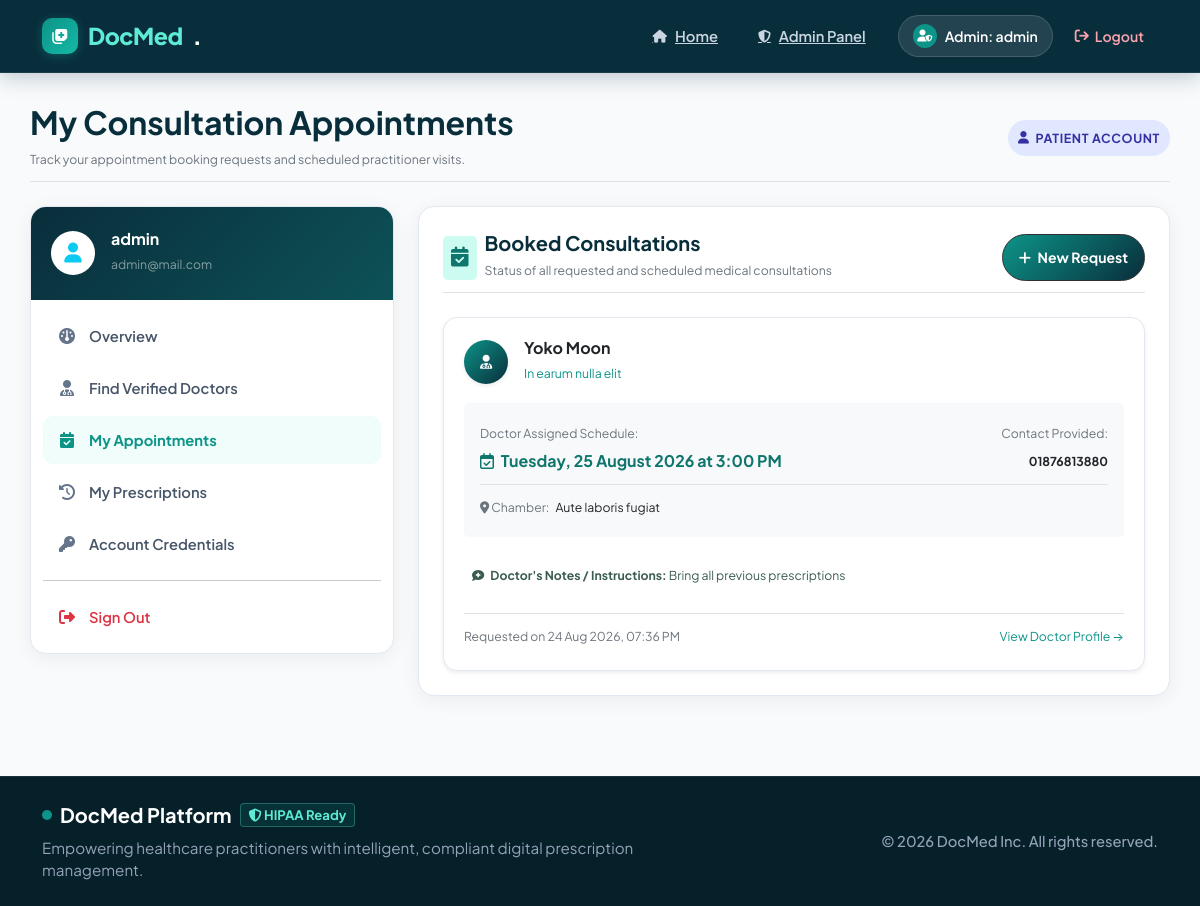
The app's page /dashboard/my-appointments/7 (signed in) with its own data.
### app/modules/account/models.py (models this page shows, shortened)
class RegistrationModel(UserMixin, db.Model):
    __tablename__ = 'registration'
    uid = db.Column(db.Integer(), primary_key=True)
    username = db.Column(db.String(80), unique=True, nullable=False)
    email = db.Column(db.String(120), unique=True, nullable=False)
    password = db.Column(db.String(200), nullable=False)
    gender = db.Column(db.String(10), nullable = False)
    created_at = db.Column(db.DateTime(), default=datetime.now)
    profile_info = db.relationship('ProfileSetupModel', backref='registration', uselist=False)
    prescription = db.relationship('PrescriptionModel', backref='prescription', uselist=True, cascade="all, delete-orphan", order_by='desc(PrescriptionModel.created_at)')
    role = db.Column(db.String(20), default='patient', nullable=False)
    is_admin = db.Column(db.Boolean(), default=False, nullable=False)
    is_active = db.Column(db.Boolean(), default=True, nullable=False)
    is_verified = db.Column(db.Boolean(), default=False, nullable=False)
    verified_doctor = db.Column(db.Boolean(), default=False, nullable=False)
    otp_code = db.Column(db.String(6), nullable=True)
    otp_expiry = db.Column(db.DateTime(), nullable=True)

### app/modules/dashboard/models.py (models this page shows, shortened)
class AppointmentModel(db.Model):
    __tablename__ = 'appointments'
    id = db.Column(db.Integer, primary_key=True)
    patient_id = db.Column(db.Integer, db.ForeignKey('registration.uid'), nullable=False)
    doctor_id = db.Column(db.Integer, db.ForeignKey('registration.uid'), nullable=False)
    status = db.Column(db.String(20), default='pending', nullable=False)
    patient_name = db.Column(db.String(120), nullable=False)
    patient_email = db.Column(db.String(120), nullable=False)
    patient_phone = db.Column(db.String(25), nullable=False)
    reason = db.Column(db.Text, nullable=True)
    preferred_date = db.Column(db.Date, nullable=True)
    preferred_time = db.Column(db.String(50), nullable=True)
    scheduled_date = db.Column(db.Date, nullable=True)
    scheduled_time = db.Column(db.String(50), nullable=True) # e.g. "10:30 AM", "05:00 PM"
    doctor_notes = db.Column(db.Text, nullable=True) # instructions, room/chamber info, or cancellation reason
    created_at = db.Column(db.DateTime, default=datetime.now)
    updated_at = db.Column(db.DateTime, default=datetime.now, onupdate=datetime.now)
    patient = db.relationship('RegistrationModel', foreign_keys=[patient_id], backref=db.backref('patient_appointments', lazy='dynamic', cascade='all, delete-orphan'))
    doctor = db.relationship('RegistrationModel', foreign_keys=[doctor_id], backref=db.backref('doctor_appointments', lazy='dynamic', cascade='all, delete-orphan'))

class ProfileSetupModel(db.Model):
    __tablename__ = 'profile_info'
    id = db.Column(db.Integer, primary_key=True)
    user_id = db.Column(db.Integer, db.ForeignKey('registration.uid'))
    full_name = db.Column(db.String(120), nullable=False)
    birth_date = db.Column(db.DateTime(), nullable=False)
    sex = db.Column(db.String(10), nullable=False)
    achievement = db.Column(db.String(255), nullable=False)
    phone = db.Column(db.String(15), nullable=True)
    college = db.Column(db.String(150), nullable=False)
    higher_degree = db.Column(db.String(225), nullable=True)
    course = db.Column(db.String(225), nullable=True)
    extra = db.Column(db.String(225), nullable=True)
    current_position = db.Column(db.String(100), nullable=False)
    govt_reg = db.Column(db.String(100), nullable=False)
    office = db.Column(db.String(255), nullable=True)
    signature = db.Column(db.String(255), nullable=False)

### app/modules/dashboard/routes.py (the view)
@dashboard.route('/my-appointments/<int:uid>')
@login_required
def patient_appointments_page(uid):
    if current_user.uid != uid and not current_user.is_admin:
        flash("Unauthorized access.", "error")
        return redirect(url_for('dashboard.dashboard_main_page', uid=current_user.uid))
    user = RegistrationModel.query.get_or_404(uid)
    appointments = AppointmentModel.query.filter_by(patient_id=uid).order_by(AppointmentModel.created_at.desc()).all()
    context = {
        'user': user,
        'appointments': appointments,
    }
    return render_template('patient-dashboard/appointments.html', **context)

### app/templates/patient-dashboard/appointments.html (shortened to what this page needs)
{% extends 'base.html' %}
{% block content %}
<div class="container dashboard-container">
    <div class="d-flex flex-wrap justify-content-between align-items-center mb-4 pb-2 border-bottom">
        <div>
            <h2 class="fw-bold mb-1" style="color: #092e3b;">
                My Consultation Appointments
            </h2>
            <p class="text-muted mb-0 small">
                Track your appointment booking requests and scheduled practitioner visits.
            </p>
        </div>
        <div class="mt-2 mt-md-0">
            <span class="role-badge-chip role-patient"><i class="fa-solid fa-user"></i> Patient Account</span>
        </div>
    </div>
    <div class="row g-4">
        <div class="col-lg-4 col-md-5">
            <div class="sidebar-card">
                <div class="sidebar-header">
                    <div class="d-flex align-items-center gap-3">
                        <div class="bg-white text-dark rounded-circle p-2 d-flex align-items-center justify-content-center" style="width: 44px; height: 44px;">
                            <i class="fa-solid fa-user text-info fs-5"></i>
                        </div>
                        <div>
                            <h6 class="mb-0 fw-bold">{{ current_user.username }}</h6>
                            <small class="text-white-50">{{ current_user.email }}</small>
                        </div>
                    </div>
                </div>
                <div class="sidebar-nav">
                    <a href="{{ url_for('dashboard.dashboard_main_page', uid=current_user.uid) }}" class="sidebar-link">
                        <i class="fa-solid fa-gauge"></i> Overview
                    </a>
                    <a href="{{ url_for('dashboard.verified_doctors_page', uid=current_user.uid) }}" class="sidebar-link">
                        <i class="fa-solid fa-user-doctor"></i> Find Verified Doctors
                    </a>
                    <a href="{{ url_for('dashboard.patient_appointments_page', uid=current_user.uid) }}" class="sidebar-link active">
                        <i class="fa-solid fa-calendar-check"></i> My Appointments
                    </a>
                    <a href="{{ url_for('dashboard.history_page', uid=current_user.uid) }}" class="sidebar-link">
                        <i class="fa-solid fa-clock-rotate-left"></i> My Prescriptions
                    </a>
                    <a href="{{ url_for('accounts.registration_update_page', uid=current_user.uid) }}" class="sidebar-link">
                        <i class="fa-solid fa-key"></i> Account Credentials
                    </a>
                    <hr class="my-2 border-slate-200">
                    <a href="{{ url_for('accounts.logout_view') }}" class="sidebar-link text-danger">
                        <i class="fa-solid fa-right-from-bracket text-danger"></i> Sign Out
                    </a>
                </div>
            </div>
        </div>
        <div class="col-lg-8 col-md-7">
            <div class="dash-action-card">
                <div class="d-flex flex-wrap justify-content-between align-items-center mb-4 pb-2 border-bottom gap-2">
                    <div class="d-flex align-items-center gap-2">
                        <div class="p-2 rounded-3" style="background:#ccfbf1; color:#0f766e;">
                            <i class="fa-solid fa-calendar-check fs-5"></i>
                        </div>
                        <div>
                            <h5 class="fw-bold mb-0" style="color: #092e3b;">Booked Consultations</h5>
                            <small class="text-muted">Status of all requested and scheduled medical consultations</small>
                        </div>
                    </div>
                    <a href="{{ url_for('dashboard.verified_doctors_page', uid=current_user.uid) }}" class="btn btn-sm btn-teal text-white rounded-pill px-3 fw-bold" style="background: linear-gradient(135deg, #0d9488 0%, #092e3b 100%);">
                        <i class="fa-solid fa-plus me-1"></i> New Request
                    </a>
                </div>
                {% if appointments %}
                    <div class="d-flex flex-column gap-3">
                        {% for appt in appointments %}
                            {% set doc_profile = appt.doctor.profile_info if appt.doctor else None %}
                            <div class="appointment-card shadow-sm">
                                <div class="d-flex flex-wrap justify-content-between align-items-start gap-2 mb-3">
                                    <div class="d-flex align-items-center gap-3">
                                        <div class="rounded-circle d-flex align-items-center justify-content-center text-white fw-bold shadow-sm" style="width: 44px; height: 44px; background: linear-gradient(135deg, #0d9488 0%, #092e3b 100%);">
                                            <i class="fa-solid fa-user-doctor"></i>
                                        </div>
                                        <div>
                                            <h6 class="fw-bold text-dark mb-0">
                                                {{ doc_profile.full_name if doc_profile and doc_profile.full_name else 'Dr. ' ~ appt.doctor.username }}
                                            </h6>
                                            <small class="text-teal fw-semibold" style="color: #0d9488;">
                                                {{ doc_profile.current_position if doc_profile and doc_profile.current_position else 'Medical Practitioner' }}
                                            </small>
                                        </div>
                                    </div>
                                </div>
                                <div class="bg-light p-3 rounded-3 mb-3 small">
                                    <div class="d-flex justify-content-between align-items-center flex-wrap gap-2">
                                        <div>
                                            <span class="text-muted d-block">Doctor Assigned Schedule:</span>
                                            {% if appt.scheduled_date %}
                                                <strong class="text-teal fs-6" style="color: #0f766e;">
                                                    <i class="fa-regular fa-calendar-check me-1"></i>
                                                    {{ appt.scheduled_date.strftime('%A, %d %B %Y') if appt.scheduled_date.strftime else appt.scheduled_date }} at {{ appt.scheduled_time }}
                                                </strong>
                                            {% else %}
                                                <span class="text-muted fst-italic">Doctor is currently assigning your appointment date and time slot</span>
                                            {% endif %}
                                        </div>
                                        <div class="text-end">
                                            <span class="text-muted d-block">Contact Provided:</span>
                                            <strong class="text-dark">{{ appt.patient_phone }}</strong>
                                        </div>
                                    </div>
                                    {% if doc_profile and doc_profile.office %}
                                    <div class="mt-2 pt-2 border-top">
                                        <span class="text-muted me-1"><i class="fa-solid fa-location-dot"></i> Chamber:</span>
                                        <span class="text-dark fw-semibold">{{ doc_profile.office }}</span>
                                    </div>
                                    {% endif %}
                                </div>
                                {% if appt.doctor_notes %}
                                <div class="mb-3 small">
                                    <div class="p-2 rounded-2 {% if appt.status in ['cancelled', 'rejected'] %}bg-danger-subtle text-danger{% else %}bg-info-subtle text-primary{% endif %}">
                                        <i class="fa-solid fa-comment-medical me-1"></i> <strong>Doctor's Notes / Instructions:</strong> {{ appt.doctor_notes }}
                                    </div>
                                </div>
                                {% endif %}
                                <div class="d-flex justify-content-between align-items-center pt-2 border-top small text-muted">
                                    <span>Requested on {{ appt.created_at.strftime('%d %b %Y, %I:%M %p') if appt.created_at else '' }}</span>
                                    {% if appt.doctor %}
                                    <a href="{{ url_for('dashboard.profile_page', uid=appt.doctor.uid) }}" class="text-teal text-decoration-none fw-semibold" style="color: #0d9488;">
                                        View Doctor Profile &rarr;
                                    </a>
                                    {% endif %}
                                </div>
                            </div>
                        {% endfor %}
                    </div>
                {% endif %}
            </div>
        </div>
    </div>
</div>
{% endblock %}

### app/templates/base/header.html (shortened to what this page needs)
<!doctype html>
<html lang="en">
<head>
  <link href="{{ url_for('static', filename='css/bootstrap.min.css') }}" rel="stylesheet">
  <link href="https://cdnjs.cloudflare.com/ajax/libs/font-awesome/6.5.1/css/all.min.css" rel="stylesheet">
  <link href="{{ url_for('static', filename='css/tiny-slider.css') }}" rel="stylesheet">
  <link href="{{ url_for('static', filename='css/style.css') }}" rel="stylesheet">
</head>
<body>
  <nav class="docmed-navbar navbar navbar-expand-md navbar-dark">
    <div class="container">
      <a class="docmed-brand" href="{{ url_for('home.home_page') }}">
        <div class="brand-icon-wrapper">
          <i class="fa-solid fa-notes-medical"></i>
        </div>
        <span>DocMed</span>.
      </a>
      <div class="collapse navbar-collapse" id="navbarsDocMed">
        <ul class="navbar-nav ms-auto mb-2 mb-md-0 align-items-md-center gap-md-2">
          <li class="nav-item">
            <a class="docmed-nav-link" href="{{ url_for('home.home_page') }}">
               Home
            </a>
          </li>
          {% if current_user.is_authenticated %}
            {% if current_user.role == 'admin' or current_user.is_admin %}
            <li class="nav-item">
              <a class="docmed-nav-link" href="{{ url_for('admin.index') }}">
                 Admin Panel
              </a>
            </li>
            {% else %}
            <li class="nav-item">
              <a class="docmed-nav-link" href="{{ url_for('dashboard.dashboard_main_page', uid=current_user.uid) }}">
                <i class="fa-solid fa-gauge fa-sm"></i> Dashboard
              </a>
            </li>
            {% endif %}
          {% endif %}
        </ul>
        <div class="d-flex align-items-center gap-2 ms-md-3 mt-3 mt-md-0">
          {% if current_user.is_authenticated %}
            {% if current_user.role == 'admin' or current_user.is_admin %}
            <a class="user-pill" href="{{ url_for('admin.index') }}">
              <span class="user-avatar-icon">
                <i class="fa-solid fa-user-shield"></i>
              </span>
              <span>
                Admin: {{ current_user.username }}
              </span>
            </a>
            {% endif %}
            <a class="btn-nav-logout" href="{{ url_for('accounts.logout_view') }}">
              <i class="fa-solid fa-arrow-right-from-bracket"></i> Logout
            </a>
          {% else %}
            <a class="btn-nav-register" href="{{ url_for('accounts.login_page') }}">
              <i class="fa-solid fa-arrow-right-to-bracket"></i> Sign In
            </a>
          {% endif %}
        </div>
      </div>
    </div>
  </nav>

### records on screen
RegistrationModel: username "admin", email "admin@mail.com"
AppointmentModel: scheduled_date "Tuesday, 25 August 2026", scheduled_time "3:00 PM", patient_phone "01876813880", doctor_notes "Bring all previous prescriptions", created_at "24 Aug 2026, 07:36 PM"
ProfileSetupModel: full_name "Yoko Moon", current_position "In earum nulla elit", office "Aute laboris fugiat"
